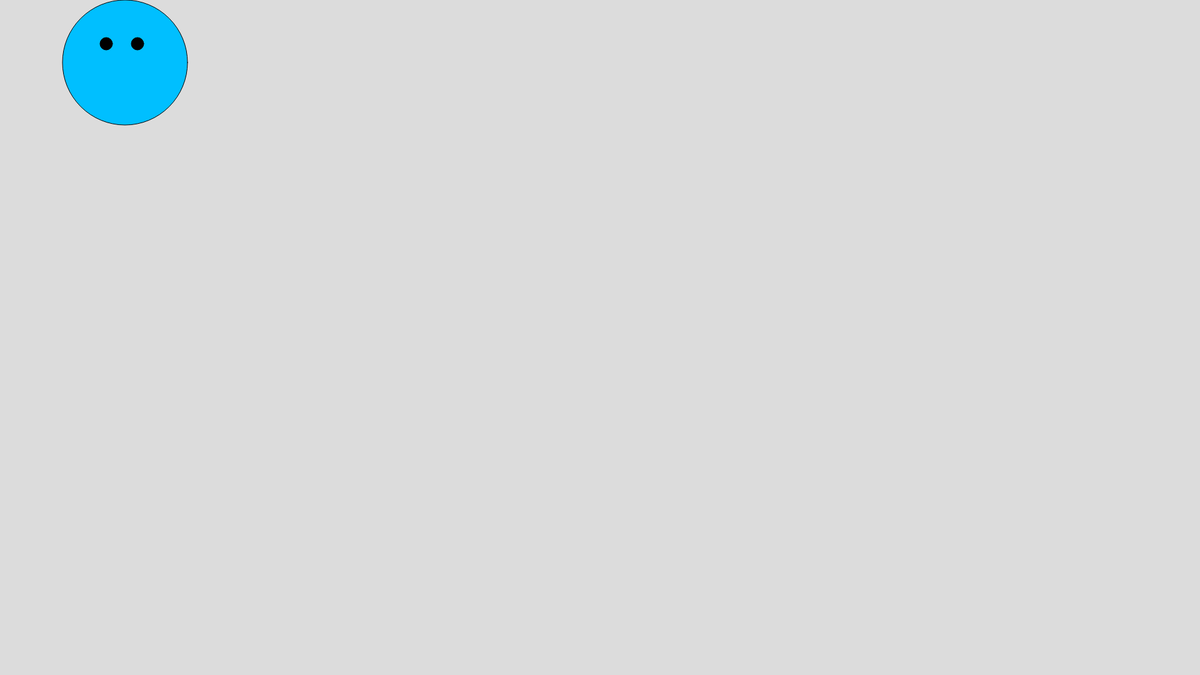
Frame 1 (no input)
Frame 60 (no input): identical to frame 1, image omitted
Frame 120 (the mouse pressed at the canvas centre since frame 60): identical to frame 1, image omitted

The p5.js sketch that drew this single still picture (run headless with seeded random() and noise() and a simulated clock; from frame 60 on, the mouse is pressed at the canvas centre):

// p5.js sketch
// ── sketch.js
function setup() {
    createCanvas(1920, 1080);
  }
  
  function draw() {
    background(220);

    fill(0,191,255)
    circle (200, 100, 200)

    fill(0,0,0)
    circle (170, 70, 20)

    fill(0,0,0)
    circle (220, 70, 20)
  }
